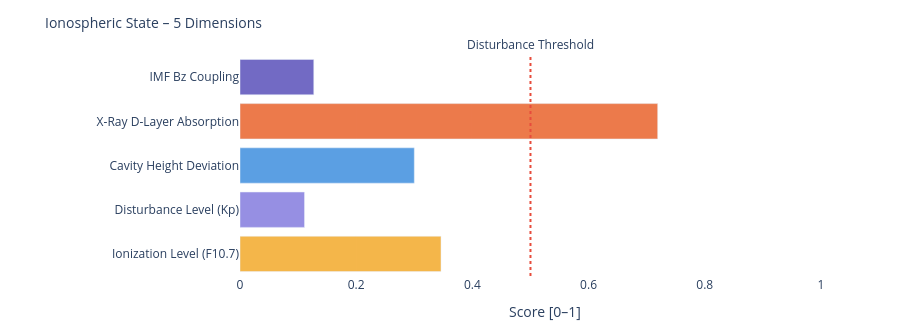

The notebook cell this image was saved under:
### Markdown cell above
---
### 📐 Systemic Insight: Geometric Cavity vs. Real Schumann Resonance

**Relevant for:** Layer 6 = delta analysis &nbsp;|&nbsp; Layer 7 = feature vector / system interpretation

A cavity height change from 80 km to 70 km shifts the **idealized geometric frequencies** only minimally:

| Modus | Aktuell | Referenz | Δ |
|-------|---------|----------|---|
| SR-1 | 10.4762 Hz | 10.4599 Hz | +16 mHz |
| SR-2 | 18.1452 Hz | 18.1171 Hz | +28 mHz |
| SR-3 | 25.6612 Hz | 25.6215 Hz | +40 mHz |
| SR-4 | 33.1285 Hz | 33.0772 Hz | +51 mHz |

The geometric effect is limited because 10 km is very small compared to Earth's radius (~6371 km).

**Consequence:** Real Schumann deviations are likely driven more strongly by **conductivity, damping, day/night structure, lightning distribution and source geometry** than by pure cavity height.

---

**Layer 6 compares:**
```
geometric Δ from Layer 4  vs.  observed Δ from real Schumann measurement data
```

**Layer 7 Feature:**
```
If real Δ >> geometric Δ  →  non-geometric factors dominant
```

### Code cell
# ============================================================
# IONOSPHERIC STATE – Summary gauge
# Five dimensions: ionization, disturbance, cavity height, X-Ray, Bz coupling
# ============================================================

def norm(v, lo, hi):
    if v is None: return None
    return round(max(0.0, min(1.0, (v - lo) / (hi - lo))), 3)

# Ionization level (F10.7 → F2-Layer)
ioniz = norm(f107_val, 60, 250)

# Disturbance level (Kp → E/F-Layer irregularities)
disturb = norm(kp_val, 0, 9)

# Cavity height deviation from reference (80 km)
h_dev = norm(abs(h_eff - 80), 0, 20)

# X-Ray ionization (D-Layer absorption)
xray_ioniz = None
if xray_now is not None:
    xray_ioniz = norm(math.log10(max(xray_now, 1e-9)) + 9, 0, 5)

# Bz coupling (southward Bz → stronger magnetosphere-ionosphere coupling)
bz_coupling = norm(-(bz_now or 0), -5, 30) if bz_now is not None else None

dims = [
    ('Ionization Level (F10.7)',    ioniz,      '#F2A623'),
    ('Disturbance Level (Kp)',      disturb,    '#7F77DD'),
    ('Cavity Height Deviation',     h_dev,      '#378ADD'),
    ('X-Ray D-Layer Absorption',    xray_ioniz, '#E85D24'),
    ('IMF Bz Coupling',             bz_coupling,'#534AB7'),
]

fig = go.Figure()
for name, val, col in dims:
    if val is not None:
        h = int(val * 20)
        bar = '█' * h + '░' * (20 - h)
        label = f'{name}:  {bar}  {val:.3f}'
    else:
        label = f'{name}:  {"─" * 20}  n/a'
    fig.add_trace(go.Bar(
        x=[val if val is not None else 0],
        y=[name],
        orientation='h',
        marker_color=col, opacity=0.82,
        showlegend=False
    ))

fig.add_vline(x=0.5, line_dash='dot', line_color='#e74c3c',
              annotation_text='Disturbance Threshold', annotation_position='top')
fig.update_layout(
    title=dict(text='Ionospheric State – 5 Dimensions', font=dict(size=14)),
    xaxis=dict(title='Score [0–1]', range=[0, 1.05]),
    height=330, plot_bgcolor='rgba(0,0,0,0)', paper_bgcolor='rgba(0,0,0,0)',
    margin=dict(l=240, r=50, t=55, b=40)
)
fig.show()

print(f'\nIonospheric state:')
for name, val, _ in dims:
    print(f'  {name:<35} {val:.3f}' if val is not None else f'  {name:<35} n/a')

### Figure 1 — Plotly figure (JSON) as saved in the notebook; plotly's stock layout.template omitted (floating-point values rounded to 4 significant figures)
{"data": [{"marker": {"color": "#F2A623"}, "opacity": 0.82, "orientation": "h", "showlegend": false, "type": "bar", "x": [0.346], "y": ["Ionization Level (F10.7)"]}, {"marker": {"color": "#7F77DD"}, "opacity": 0.82, "orientation": "h", "showlegend": false, "type": "bar", "x": [0.111], "y": ["Disturbance Level (Kp)"]}, {"marker": {"color": "#378ADD"}, "opacity": 0.82, "orientation": "h", "showlegend": false, "type": "bar", "x": [0.3], "y": ["Cavity Height Deviation"]}, {"marker": {"color": "#E85D24"}, "opacity": 0.82, "orientation": "h", "showlegend": false, "type": "bar", "x": [0.719], "y": ["X-Ray D-Layer Absorption"]}, {"marker": {"color": "#534AB7"}, "opacity": 0.82, "orientation": "h", "showlegend": false, "type": "bar", "x": [0.127], "y": ["IMF Bz Coupling"]}], "layout": {"annotations": [{"showarrow": false, "text": "Disturbance Threshold", "x": 0.5, "xanchor": "center", "xref": "x", "y": 1, "yanchor": "bottom", "yref": "y domain"}], "height": 330, "margin": {"b": 40, "l": 240, "r": 50, "t": 55}, "paper_bgcolor": "rgba(0,0,0,0)", "plot_bgcolor": "rgba(0,0,0,0)", "shapes": [{"line": {"color": "#e74c3c", "dash": "dot"}, "type": "line", "x0": 0.5, "x1": 0.5, "xref": "x", "y0": 0, "y1": 1, "yref": "y domain"}], "title": {"font": {"size": 14}, "text": "Ionospheric State – 5 Dimensions"}, "xaxis": {"range": [0, 1.05], "title": {"text": "Score [0–1]"}}}}
